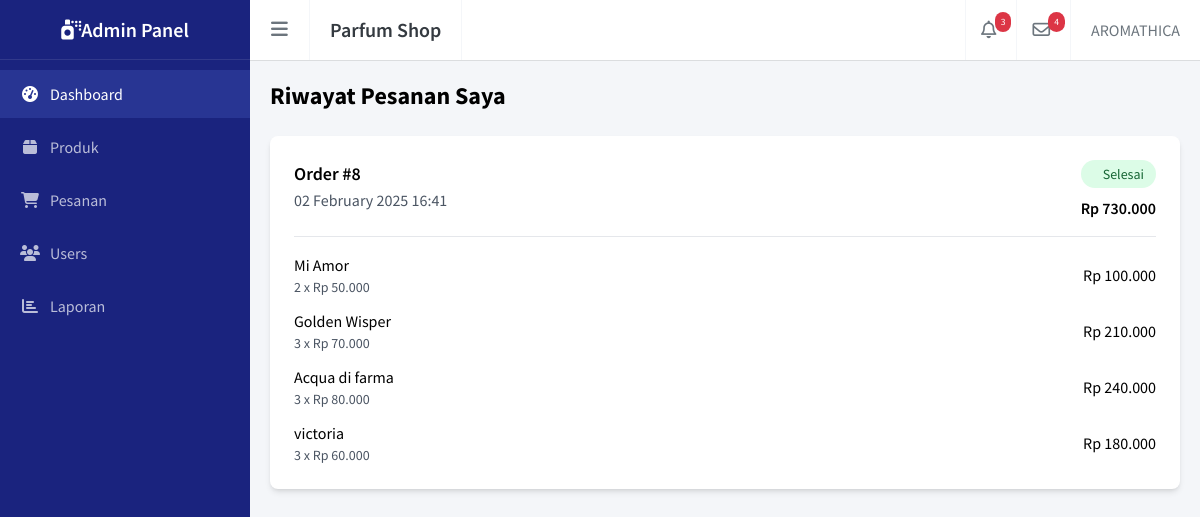
/admin/history_pesanan.php (signed in), run on the app's committed database.
### tables this page shows
CREATE TABLE `pesanan` (
  `id` int(11) NOT NULL,
  `user_id` int(11) NOT NULL,
  `total_harga` decimal(10,2) NOT NULL,
  `status` enum('Diproses','Dikirim','Selesai') DEFAULT 'Diproses',
  `created_at` timestamp NOT NULL DEFAULT CURRENT_TIMESTAMP,
  `updated_at` timestamp NOT NULL DEFAULT CURRENT_TIMESTAMP ON UPDATE CURRENT_TIMESTAMP
);

CREATE TABLE `detail_pesanan` (
  `id` int(11) NOT NULL,
  `pesanan_id` int(11) NOT NULL,
  `produk_id` int(11) NOT NULL,
  `jumlah` int(11) NOT NULL,
  `harga` decimal(10,2) NOT NULL,
  `subtotal` decimal(10,2) NOT NULL
);

CREATE TABLE `produk` (
  `id` int(11) NOT NULL,
  `nama` varchar(100) NOT NULL,
  `deskripsi` text,
  `harga` decimal(10,2) NOT NULL,
  `stok` int(11) NOT NULL,
  `gambar` varchar(255) DEFAULT NULL,
  `created_at` timestamp NOT NULL DEFAULT CURRENT_TIMESTAMP
);

### admin/history_pesanan.php (the view, shortened to what this page needs)
<?php
require_once '../config/database.php';
$user_id = $_SESSION['user']['id'];
$items_per_page = 10;
$page = isset($_GET['page']) ? (int)$_GET['page'] : 1;
$offset = ($page - 1) * $items_per_page;
$query = mysqli_query($conn, "
    SELECT p.*,
           COUNT(dp.id) as total_items
    FROM pesanan p
    LEFT JOIN detail_pesanan dp ON p.id = dp.pesanan_id
    WHERE p.user_id = $user_id
    GROUP BY p.id
    ORDER BY p.created_at DESC
    LIMIT $offset, $items_per_page
");
include '../templates/header.php';
include '../templates/navbar.php';
include '../templates/sidebar.php';
?>
<div class="main-content">
    <h1 class="text-2xl font-bold mb-6">Riwayat Pesanan Saya</h1>
    <?php if (mysqli_num_rows($query) > 0): ?>
        <div class="grid gap-6">
            <?php while ($pesanan = mysqli_fetch_assoc($query)): ?>
                <div class="bg-white rounded-lg shadow-md p-6">
                    <div class="flex justify-between items-start mb-4">
                        <div>
                            <h3 class="text-lg font-semibold">Order #<?php echo $pesanan['id']; ?></h3>
                            <p class="text-gray-600">
                                <?php echo date('d F Y H:i', strtotime($pesanan['created_at'])); ?>
                            </p>
                        </div>
                        <div class="text-right">
                            <?php
                            $statusClass = '';
                            switch ($pesanan['status']) {
                                case 'Selesai':
                                    $statusClass = 'bg-green-100 text-green-800';
                                    break;
                            }
                            ?>
                            <div class="<?php echo $statusClass; ?> px-3 py-1 rounded-full text-sm font-medium">
                                <?php echo $pesanan['status']; ?>
                            </div>
                            <p class="mt-2 font-semibold">
                                Rp <?php echo number_format($pesanan['total_harga'], 0, ',', '.'); ?>
                            </p>
                        </div>
                    </div>
                    <?php
                    $detail_query = mysqli_query(
                        $conn,
                        "
                            SELECT dp.*, p.nama as nama_produk
                            FROM detail_pesanan dp
                            JOIN produk p ON dp.produk_id = p.id
                            WHERE dp.pesanan_id = " . $pesanan['id']
                    );
                    ?>
                    <div class="border-t pt-4">
                        <div class="space-y-3">
                            <?php while ($detail = mysqli_fetch_assoc($detail_query)): ?>
                                <div class="flex justify-between items-center">
                                    <div>
                                        <h4 class="font-medium"><?php echo htmlspecialchars($detail['nama_produk']); ?></h4>
                                        <p class="text-sm text-gray-600">
                                            <?php echo $detail['jumlah']; ?> x
                                            Rp <?php echo number_format($detail['harga'], 0, ',', '.'); ?>
                                        </p>
                                    </div>
                                    <div class="font-medium">
                                        Rp <?php echo number_format($detail['subtotal'], 0, ',', '.'); ?>
                                    </div>
                                </div>
                            <?php endwhile; ?>
                        </div>
                    </div>
                </div>
            <?php endwhile; ?>
        </div>
    <?php endif; ?>
</div>

### assets/css/master_produk.css (style rules this page uses)
.main-content { padding: 20px; background-color: #f4f6f9; }
.main-content { padding: 20px; background-color: #f4f6f9; min-height: 100vh; }

### assets/css/main.css (style rules this page uses)
:root { --navy-dark: #1a237e; --navy-light: #283593; --sidebar-width: 250px; --sidebar-mini-width: 65px; }
* { margin: 0; padding: 0; box-sizing: border-box; }
body { font-family: "Source Sans Pro", sans-serif; background: #f4f6f9; min-height: 100vh; }
.main-content { margin-left: var(--sidebar-width); padding: 20px; margin-top: 60px; transition: margin-left 0.3s ease-in-out; }

### data on the page
pesanan: id "8", created_at "02 February 2025 16:41", status "Selesai", total_harga "730.000"
detail_pesanan: produk.nama "Mi Amor", jumlah "2", harga "50.000", subtotal "100.000"
detail_pesanan: produk.nama "Golden Wisper", jumlah "3", harga "70.000", subtotal "210.000"
detail_pesanan: produk.nama "Acqua di farma", jumlah "3", harga "80.000", subtotal "240.000"
detail_pesanan: produk.nama "victoria", jumlah "3", harga "60.000", subtotal "180.000"
